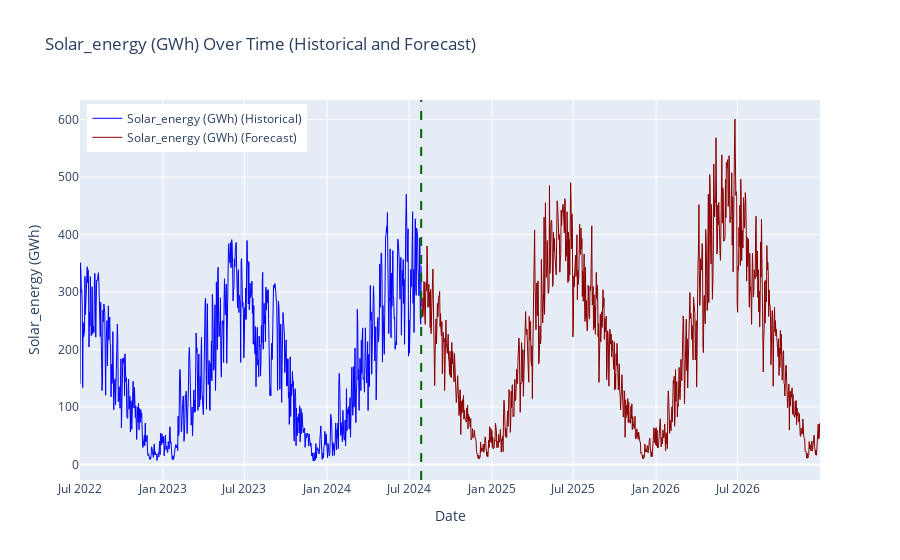

The notebook cell this image was saved under:
### Markdown cell above
# Solar energy

### Code cell
import plotly.graph_objs as go
import pandas as pd
import numpy as np
import os

TARGET_COLUMNS = ["Solar_energy (GWh)"]

# Calculate mean solar radiation per day with monthly seasonality
# reduce the size of df start at the year 2018 first of january
df_filtered = df[df['Date'] >= '2022-07-01']
df = df_filtered.copy()


def calculate_daily_means_with_seasonality(df, target_column):
    df['Day'] = df['Date'].dt.day
    df['Month'] = df['Date'].dt.month
    daily_means = df.groupby(['Month', 'Day'])[
        target_column].mean().reset_index()

    # Add sinusoidal seasonal variation based on month
    daily_means['Seasonal_Adjustment'] = np.sin(
        2 * np.pi * (daily_means['Month'] - 1) / 12) * 0.1
    daily_means['Adjusted_Value'] = daily_means[target_column] * \
        (1 + daily_means['Seasonal_Adjustment'])
    return daily_means

# Generate future data with minimal variability and multiplicator adjustments


def generate_future_data_with_multiplicators(df, daily_means, start_date, end_date, noise_level=0.2,
                                             multiplicators=None, use_last_years=1, seed=42):
    np.random.seed(seed)
    future_dates = pd.date_range(start=start_date, end=end_date)
    future_df = pd.DataFrame({'Date': future_dates})
    future_df['Month'] = future_df['Date'].dt.month
    future_df['Day'] = future_df['Date'].dt.day

    # Option to use more than the last year for prediction
    recent_data_start_date = df['Date'].max(
    ) - pd.DateOffset(years=use_last_years)
    recent_data = df[df['Date'] >= recent_data_start_date]

    # Merge future dates with daily means
    future_df = future_df.merge(daily_means[['Month', 'Day', 'Adjusted_Value']], on=[
                                'Month', 'Day'], how='left')

    # Apply multiplicators per year period
    if multiplicators:
        for start, end, multiplier in multiplicators:
            mask = (future_df['Date'] >= start) & (future_df['Date'] <= end)
            future_df.loc[mask, 'Adjusted_Value'] *= multiplier

    future_df['Forecast'] = future_df['Adjusted_Value'] * \
        (1 + np.random.normal(0, noise_level, size=len(future_df)))
    return future_df[['Date', 'Forecast']]

# Plot the data for each target column separately and save the plot


def plot_and_save_data(original_df, future_dfs, target_columns, output_dir="forecasted_plots"):
    # Create output directory if it doesn't exist
    if not os.path.exists(output_dir):
        os.makedirs(output_dir)

    for i, target_column in enumerate(target_columns):
        future_df = future_dfs[i]

        # Ensure future data column matches TARGET_COLUMN
        future_df.rename(columns={'Forecast': target_column}, inplace=True)

        # Combine the original and future datasets
        combined_df = pd.concat([original_df[['Date', target_column]], future_df[[
                                'Date', target_column]]], ignore_index=True)

        # Plot historical and forecast data for the current column
        fig = go.Figure()

        # Plot historical data
        fig.add_trace(go.Scatter(
            x=original_df['Date'],
            y=original_df[target_column],
            mode='lines',
            name=f"{target_column} (Historical)",
            line=dict(color='blue', width=1)
        ))

        # Plot future data
        fig.add_trace(go.Scatter(
            x=future_df['Date'],
            y=future_df[target_column],
            mode='lines',
            name=f"{target_column} (Forecast)",
            line=dict(color='darkred', width=1)
        ))

        # Add vertical line indicating the end of the original data
        original_end_date = original_df['Date'].max()
        fig.add_vline(x=original_end_date, line=dict(
            color='darkgreen', dash='dash'), name='End of Original Data')

        # Update layout for each plot
        fig.update_layout(
            title=f"{target_column} Over Time (Historical and Forecast)",
            xaxis_title="Date",
            yaxis_title=target_column,
            legend=dict(yanchor="top", y=0.99, xanchor="left", x=0.01),
            template='plotly'
        )

        # Save the figure as a PNG file
        plot_filename = os.path.join(
            output_dir, f"{target_column.replace(' ', '_').replace('/', '_')}_forecast_plot.png")
        fig.write_image(plot_filename)
        fig.show()
        print(f"Saved plot for {target_column} to {plot_filename}")

# Save the forecasted future data for each target column into separate CSV files


def save_forecast_to_csv(future_dfs, target_columns, output_dir="forecasted_data"):
    # Create the output directory if it doesn't exist
    if not os.path.exists(output_dir):
        os.makedirs(output_dir)

    for i, target_column in enumerate(target_columns):
        # Prepare the filename and full path
        file_name = f"{target_column.replace(' ', '_').replace('/', '_')}_forecast.csv"
        file_path = os.path.join(output_dir, file_name)

        # Save the future dataframe for the target column to CSV
        future_df = future_dfs[i]
        future_df.rename(columns={'Forecast': target_column}, inplace=True)
        future_df.to_csv(file_path, index=False)

        print(f"Saved forecasted data for {target_column} to {file_path}")


# Global configuration
NOISE_LEVEL = 0.05
TOTAL_PREDICTION_LENGTH = 730
MULTIPLICATORS = [
    ('2024-07-29', '2024-12-31', 1.22),
    ('2025-01-01', '2025-12-31', 1.18),
    ('2026-01-01', '2026-12-31', 1.36)
]

# Generate daily means with seasonality and future data for each column
future_dfs = []
for target_column in TARGET_COLUMNS:
    daily_means = calculate_daily_means_with_seasonality(df, target_column)
    future_df = generate_future_data_with_multiplicators(
        df, daily_means, start_date='2024-07-29', end_date='2026-12-31', noise_level=NOISE_LEVEL,
        multiplicators=MULTIPLICATORS, use_last_years=1, seed=42)
    future_dfs.append(future_df)

# Save forecasted data to CSV files
save_forecast_to_csv(future_dfs, TARGET_COLUMNS)

# Plot the combined data for each target column and save the plot
plot_and_save_data(df, future_dfs, TARGET_COLUMNS)

### Figure 1 — Plotly figure (JSON) as saved in the notebook; plotly's stock layout.template omitted (floating-point values rounded to 4 significant figures; data arrays with more than 128 entries replaced by an {"elided": "..."} marker saying what was removed)
{"data": [{"line": {"color": "blue", "width": 1}, "mode": "lines", "name": "Solar_energy (GWh) (Historical)", "type": "scatter", "x": {"elided": "759 str values"}, "y": {"elided": "759 float values"}}, {"line": {"color": "darkred", "width": 1}, "mode": "lines", "name": "Solar_energy (GWh) (Forecast)", "type": "scatter", "x": {"elided": "886 str values"}, "y": {"elided": "886 float values"}}], "layout": {"legend": {"x": 0.01, "xanchor": "left", "y": 0.99, "yanchor": "top"}, "shapes": [{"line": {"color": "darkgreen", "dash": "dash"}, "name": "End of Original Data", "type": "line", "x0": "2024-07-28T00:00:00", "x1": "2024-07-28T00:00:00", "xref": "x", "y0": 0, "y1": 1, "yref": "y domain"}], "title": {"text": "Solar_energy (GWh) Over Time (Historical and Forecast)"}, "xaxis": {"title": {"text": "Date"}}, "yaxis": {"title": {"text": "Solar_energy (GWh)"}}}}
